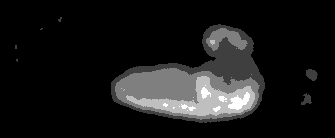
#> input picture snazzy_processing/tests/images/average-100-frames-ch2-embryo.tif, 335 x 138 px
$ python -i full_embryo_length.py   (imports and definitions only)
#> lines starting #> are read from the running program, lines starting #| are printed output that depends on the picture; after the words box and inside, x2 and y2 are one past the last pixel; in counts of white or black regions, pixels touching at a corner belong together
#> further down, picture is the input picture: shape (138, 335); min 0, max 4, mean 0.389
import math
from pathlib import Path

import matplotlib.pyplot as plt
import numpy as np
from scipy.ndimage import binary_fill_holes
from skimage.draw import ellipse
from skimage.exposure import equalize_hist
from skimage.filters import gaussian, threshold_multiotsu, threshold_triangle
from skimage.measure import label, regionprops
from skimage.morphology import binary_opening, disk, remove_small_holes
import tifffile

from snazzy_processing import csv_handler


# [19 lines left out: function binarize, not called in this run]


def binarize_low_embryo_background(image: np.ndarray) -> np.ndarray:
    """Returns a binary image with a single label.

    Use when background values are _higher_ than non-VNC pixels in the embryo.

    Parameters:
        image (np.ndarray):
            2D image
    """
    blurred_image = gaussian(image, sigma=2)
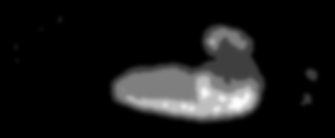
#> blurred_image: shape (138, 335) float64; min 0, max 0.0157, mean 0.00152; drawn with min black and max white
    thr = threshold_multiotsu(blurred_image, classes=3)
#> thr = [0.00315, 0.0089]
    img = np.digitize(blurred_image, thr)
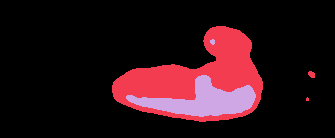
#> img: shape (138, 335) int64; 3 distinct labels, from 0 to 2; one colour per label, 0 black

    labels = label(img, connectivity=1, background=1)
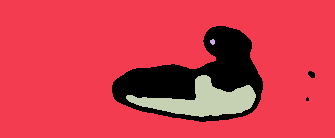
#> labels: shape (138, 335) int64; 4 distinct labels, from 0 to 3; one colour per label, 0 black
    # skips the background value
    largest_label = labels == np.argmax(np.bincount(labels.flat)[1:]) + 1
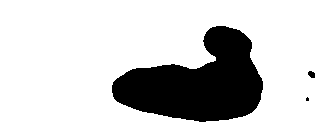
#> largest_label: shape (138, 335) bool; 81.3% white; 3 black regions (1 under 20 px), largest, box (x1, y1, x2, y2) and area: (112, 26, 263, 122) 8574, (308, 71, 315, 78) 38

    filled_label = binary_fill_holes(largest_label, output=None)
#> filled_label: shape (138, 335) bool; every value is 1

    return filled_label


# [148 lines left out: functions length_from_regions_props, read_and_preprocess_image, measure, view_full_embryo_length, get_output_data, export_csv, not called in this run]


def get_annotated_data(csv_path):
    """Reads annotated data from a csv file."""
    return csv_handler.read(csv_path)

>>> import cv2
>>> picture = cv2.imread('../tests/images/average-100-frames-ch2-embryo.tif', cv2.IMREAD_GRAYSCALE)
>>> result = binarize_low_embryo_background(picture)
